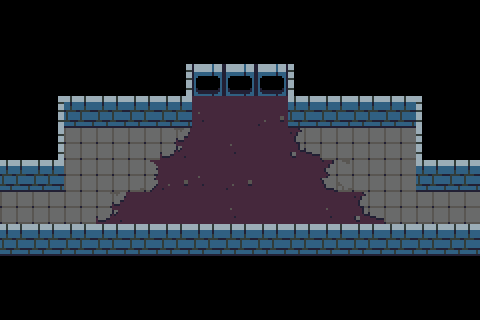

The image is a tile-based game level rendered from a .tmx file. Its description and complete source (layers, tilesets, objects, tile grids) follow:
An orthogonal 15x10 tile map with 32x32 px tiles, 3 tile layers (walls, ground, death) and 6 objects (3x arrowSource, 2x connection, pressure).

<map version="1.0" tiledversion="1.0.3" orientation="orthogonal" renderorder="right-down" width="15" height="10" tilewidth="32" tileheight="32" nextobjectid="25">
 <properties>
  <property name="number" value="20" />
 </properties>
 <tileset firstgid="1" source="tower-tileset.tsx" />
 <layer name="walls" width="15" height="10">
  <data encoding="csv">
0,4,4,4,4,4,0,0,0,0,0,0,0,0,0,
0,4,0,0,0,4,0,0,0,0,0,0,0,0,0,
0,4,0,0,0,14,5,5,5,15,0,0,0,0,0,
0,14,12,0,12,12,0,0,0,12,12,12,12,15,0,
0,14,0,0,0,0,0,0,0,0,0,0,0,15,0,
12,12,0,0,0,0,0,0,0,0,0,0,0,12,12,
2,0,0,0,0,0,0,0,0,0,0,0,0,0,2,
12,12,12,12,12,12,12,12,12,12,12,12,12,12,12,
0,0,0,0,0,0,0,0,0,0,0,0,0,0,0,
0,0,0,0,0,0,0,0,0,0,0,0,0,0,0
</data>
 </layer>
 <layer name="ground" width="15" height="10">
  <data encoding="csv">
0,0,0,0,0,0,0,0,0,0,0,0,0,0,0,
0,0,4,4,4,0,0,0,0,0,0,0,0,0,0,
0,0,4,4,4,0,0,0,0,0,0,0,0,0,0,
0,0,0,12,0,0,28,2,27,0,0,0,0,0,0,
0,0,72,72,72,83,2,28,2,81,72,72,72,0,0,
0,0,72,72,73,27,28,27,2,2,71,72,72,0,0,
72,72,72,83,2,2,2,28,2,2,28,81,72,72,72,
0,0,0,0,0,0,0,0,0,0,0,0,0,0,0,
0,0,0,0,0,0,0,0,0,0,0,0,0,0,0,
0,0,0,0,0,0,0,0,0,0,0,0,0,0,0
</data>
 </layer>
 <layer name="death" width="15" height="10">
  <data encoding="csv">
0,0,0,0,0,0,0,0,0,0,0,0,0,0,0,
0,0,0,0,0,0,0,0,0,0,0,0,0,0,0,
0,0,0,0,0,0,0,0,0,0,0,0,0,0,0,
0,0,0,0,0,0,0,0,0,0,0,0,0,0,0,
0,0,0,0,0,0,0,0,0,0,0,0,0,0,0,
0,0,0,0,0,0,0,0,0,0,0,0,0,0,0,
0,0,0,0,0,0,0,0,0,0,0,0,0,0,0,
0,0,0,0,0,0,0,0,0,0,0,0,0,0,0,
0,0,0,0,0,0,0,0,0,0,0,0,0,0,0,
0,0,0,0,0,0,0,0,0,0,0,0,0,0,0
</data>
 </layer>
 <objectgroup name="objects">
  <object id="9" name="37" type="connection" x="32" y="192" width="32" height="32">
   <properties>
    <property name="dir" value="right" />
    <property name="to" value="28" />
   </properties>
  </object>
  <object id="10" name="38" type="connection" x="416" y="192" width="32" height="32">
   <properties>
    <property name="dir" value="left" />
    <property name="to" value="39" />
   </properties>
  </object>
  <object id="20" type="arrowSource" x="192" y="64" width="32" height="32">
   <properties>
    <property name="delay" value="0.4" />
    <property name="isActive" value="false" />
    <property name="offset" value="0" />
    <property name="switch" value="a" />
    <property name="xdir" value="0" />
    <property name="ydir" value="-1" />
   </properties>
  </object>
  <object id="21" type="pressure" x="224" y="160" width="32" height="32">
   <properties>
    <property name="isSwitch" value="true" />
    <property name="switch" value="a" />
   </properties>
  </object>
  <object id="23" type="arrowSource" x="224" y="64" width="32" height="32">
   <properties>
    <property name="delay" value="0.4" />
    <property name="isActive" value="false" />
    <property name="offset" value="0" />
    <property name="switch" value="a" />
    <property name="xdir" value="0" />
    <property name="ydir" value="-1" />
   </properties>
  </object>
  <object id="24" type="arrowSource" x="256" y="64" width="32" height="32">
   <properties>
    <property name="delay" value="0.4" />
    <property name="isActive" value="false" />
    <property name="offset" value="0" />
    <property name="switch" value="a" />
    <property name="xdir" value="0" />
    <property name="ydir" value="-1" />
   </properties>
  </object>
 </objectgroup>
</map>
